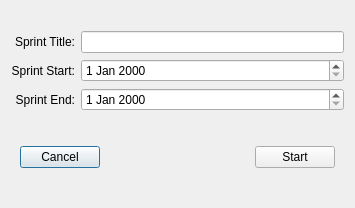
<?xml version="1.0" encoding="UTF-8"?>
<ui version="4.0">
 <class>UIKanSoloCreateNewSprint</class>
 <widget class="QDialog" name="UIKanSoloCreateNewSprint">
  <property name="geometry">
   <rect>
    <x>0</x>
    <y>0</y>
    <width>355</width>
    <height>208</height>
   </rect>
  </property>
  <property name="windowTitle">
   <string>Create New Sprint</string>
  </property>
  <layout class="QVBoxLayout" name="verticalLayout">
   <item>
    <layout class="QGridLayout" name="gridLayout">
     <item row="2" column="0">
      <widget class="QLabel" name="label">
       <property name="text">
        <string>Sprint Start:</string>
       </property>
       <property name="alignment">
        <set>Qt::AlignRight|Qt::AlignTrailing|Qt::AlignVCenter</set>
       </property>
      </widget>
     </item>
     <item row="0" column="0">
      <widget class="QLabel" name="label_2">
       <property name="text">
        <string>Sprint Title:</string>
       </property>
       <property name="alignment">
        <set>Qt::AlignRight|Qt::AlignTrailing|Qt::AlignVCenter</set>
       </property>
      </widget>
     </item>
     <item row="3" column="0">
      <widget class="QLabel" name="label_3">
       <property name="text">
        <string>Sprint End:</string>
       </property>
       <property name="alignment">
        <set>Qt::AlignRight|Qt::AlignTrailing|Qt::AlignVCenter</set>
       </property>
      </widget>
     </item>
     <item row="2" column="1">
      <widget class="QDateEdit" name="m_dtStart"/>
     </item>
     <item row="3" column="1">
      <widget class="QDateEdit" name="m_dtEnd"/>
     </item>
     <item row="0" column="1">
      <widget class="QLineEdit" name="m_txtSprintTitle"/>
     </item>
    </layout>
   </item>
   <item>
    <widget class="QFrame" name="horizontalFrame">
     <property name="sizePolicy">
      <sizepolicy hsizetype="Preferred" vsizetype="Fixed">
       <horstretch>0</horstretch>
       <verstretch>0</verstretch>
      </sizepolicy>
     </property>
     <layout class="QHBoxLayout" name="horizontalLayout">
      <item>
       <widget class="QPushButton" name="m_btnCancel">
        <property name="text">
         <string>Cancel</string>
        </property>
       </widget>
      </item>
      <item>
       <spacer name="horizontalSpacer">
        <property name="orientation">
         <enum>Qt::Horizontal</enum>
        </property>
        <property name="sizeHint" stdset="0">
         <size>
          <width>40</width>
          <height>20</height>
         </size>
        </property>
       </spacer>
      </item>
      <item>
       <widget class="QPushButton" name="m_btnStart">
        <property name="text">
         <string>Start</string>
        </property>
       </widget>
      </item>
     </layout>
    </widget>
   </item>
  </layout>
 </widget>
 <resources/>
 <connections/>
</ui>
